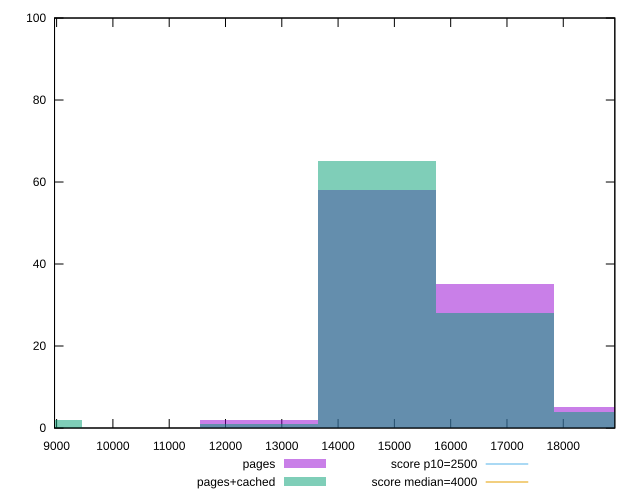

Source code (gnuplot):
reset

$pages <<EOF
12593.155803523867 2
16790.87440469849 35
14692.015104111179 58
18889.733705285802 5
EOF

$pagesCached <<EOF
8395.437202349245 2
14692.015104111179 65
16790.87440469849 28
12593.155803523867 1
18889.733705285802 4
EOF

set key outside below
set boxwidth 2098.8593005873113
set xrange [8963.156999999996:18915.717000000004]
set yrange [0:100]
set trange [0:100]
set style fill transparent solid 0.5 noborder

set parametric
set terminal svg size 640, 500 enhanced background rgb 'white'
set output "report_00014_2021-02-09T15:56:05.503Z/largest-contentful-paint/comparison/histogram/0_vs_1.svg"

plot $pages title "pages" with boxes, \
     $pagesCached title "pages+cached" with boxes, \
     2500,t title "score p10=2500", \
     4000,t title "score median=4000"

reset
